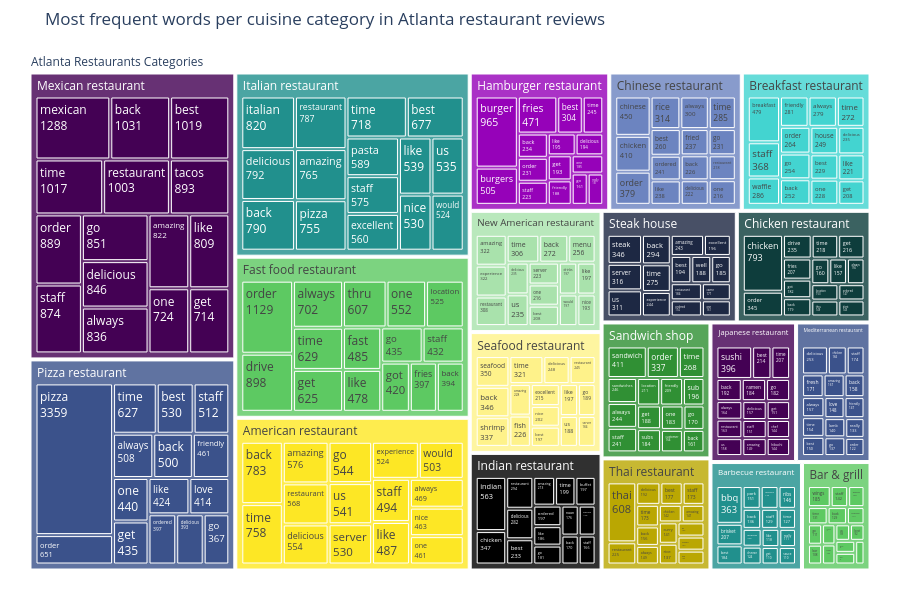

The code cell stored with this chart in its notebook:
### Code cell
treemap_chart(df_freq,
              path_col = [px.Constant('Atlanta Restaurants Categories'), 'category', 'word'],
              value_col='count',
              title = 'Most frequent words per cuisine category in Atlanta restaurant reviews')

### Figure 1 — Plotly figure (JSON) as saved in the notebook; plotly's stock layout.template omitted (floating-point values rounded to 4 significant figures; data arrays with more than 128 entries replaced by an {"elided": "..."} marker saying what was removed)
{"data": [{"branchvalues": "total", "domain": {"x": [0, 1], "y": [0, 1]}, "hovertemplate": "labels=%{label}<br>count=%{value}<br>parent=%{parent}<br>id=%{id}<extra></extra>", "ids": {"elided": "305 str values"}, "labels": {"elided": "305 str values"}, "name": "", "parents": {"elided": "305 str values"}, "textinfo": "label+value", "type": "treemap", "values": {"elided": "305 float values"}}], "layout": {"height": 600, "legend": {"tracegroupgap": 0}, "margin": {"b": 25, "l": 25, "r": 25, "t": 50}, "title": {"text": "Most frequent words per cuisine category in Atlanta restaurant reviews"}, "treemapcolorway": ["#440154", "#3b528b", "#21908d", "#5dc962", "#fde725"], "width": 900}}
